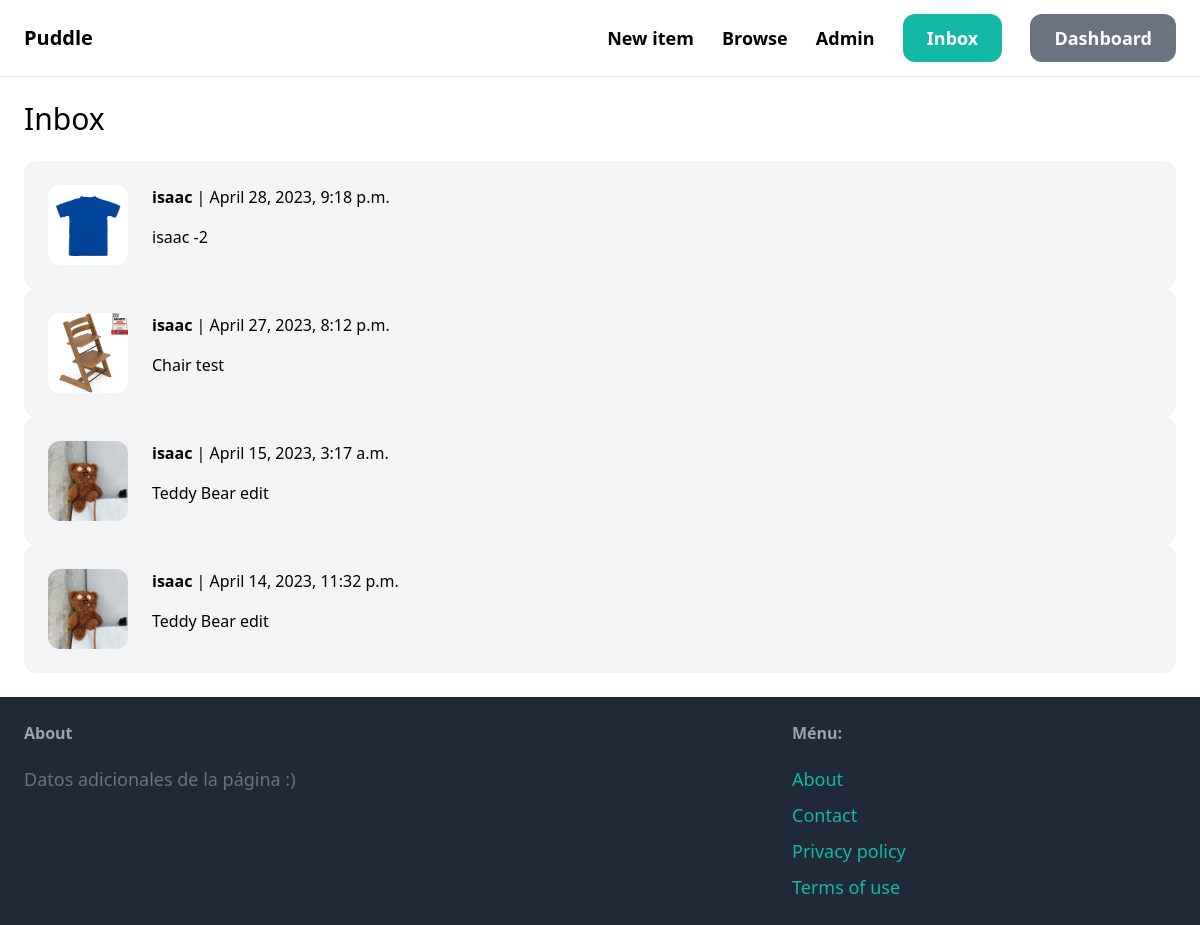
Screenshot of /inbox/ (signed in) with the database file from the repository.
### conversation/models.py (models this page shows, shortened)
class Conversation(models.Model):
    item = models.ForeignKey(Item, related_name='conversations', on_delete=models.CASCADE)
    members = models.ManyToManyField(User, related_name='conversations')
    created_at = models.DateTimeField(auto_now_add=True)
    modified_at = models.DateTimeField(auto_now=True)
    class Meta:
        ordering = ('-modified_at',)

### item/models.py (models this page shows, shortened)
class Item(models.Model):
    category = models.ForeignKey(Category,related_name='items',on_delete=models.CASCADE)
    name = models.CharField(max_length=255)
    description = models.TextField(blank=True,null=True)
    price = models.FloatField()
    image = models.ImageField(upload_to='item_images',blank=True,null=True)
    is_sold = models.BooleanField(default=False)
    created_by = models.ForeignKey(User,related_name='items',on_delete=models.CASCADE)
    created_at = models.DateTimeField(auto_now_add=True)

### conversation/views.py (the view)
# urls.py: path('', inbox, name='inbox'),
@login_required
def inbox(request):
    conversations = Conversation.objects.filter(members__in=[request.user.id])
    return render(request, 'conversation/inbox.html',{
            'conversations': conversations
        })

### conversation/templates/conversation/inbox.html (shortened to what this page needs)
{% extends 'core/base.html' %}
{% block content %}
    <h1 class="mb-6 text-3xl">Inbox</h1>
    <div class="space-y-6">
        {% for conversation in conversations %}
            <a href="{% url 'conversation:detail' conversation.id %}">
                <div class="p-6 flex bg-gray-100 rounded-xl">
                    <div class="pr-6">
                        <img src="{{conversation.item.image.url}}" alt="" class="w-20 rounded-xl">
                    </div>
                    <div>
                        {% for member in conversation.members.all %}
                            {% if member != request.user %}
                                <p class="mb-4"><strong> {{member.username}} </strong> | {{conversation.modified_at}} </p>
                                <p> {{conversation.item.name}} </p>
                            {% endif %}
                        {% endfor %}
                    </div>
                </div>
            </a>
        {% endfor %}
    </div>
{% endblock %}

### rows the page displays
Conversation: item.image (picture), modified_at "April 28, 2023, 9:18 p.m.", item.name "isaac -2"
Conversation: item.image (picture), modified_at "April 27, 2023, 8:12 p.m.", item.name "Chair test"
Conversation: item.image (picture), modified_at "April 15, 2023, 3:17 a.m.", item.name "Teddy Bear edit"
Conversation: item.image (picture), modified_at "April 14, 2023, 11:32 p.m.", item.name "Teddy Bear edit"

### other values shown
{{ member.username }} "isaac"
